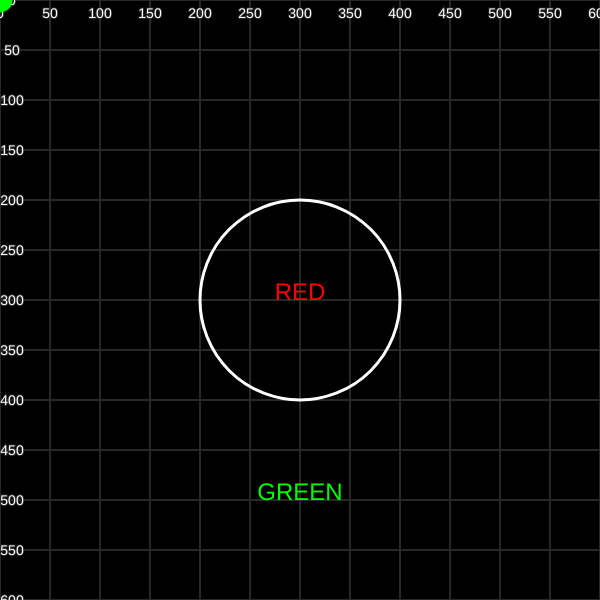
Frame 1 (no input)
Frame 60 (no input): identical to frame 1, image omitted
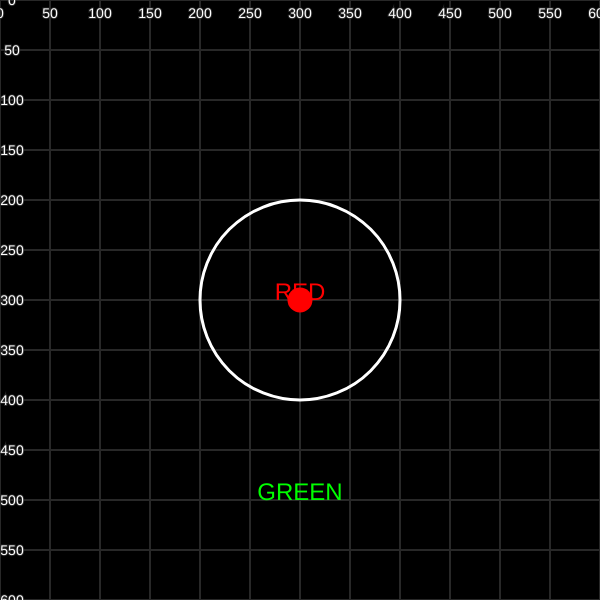
Frame 120 (the mouse pressed at the canvas centre since frame 60)

The p5.js sketch that drew these frames (run headless with seeded random() and noise() and a simulated clock; from frame 60 on, the mouse is pressed at the canvas centre):

// p5.js sketch
// ── sketch.js
// MOUSE LOCATION EXERCISES

function setup() {
    createCanvas(600, 600);
    noCursor();
    textAlign(CENTER);
}

function draw() {
    // Draw Grid and Level (Uncomment current level)
    background(0);
    drawGrid();
    // drawLevel1(); // Use Binary
    // drawLevel2(); // Use Chained
    // drawLevel3(); // Use Binary
    // drawLevel4(); // Use Binary
    // drawLevel5(); // Use Chained
    // drawLevel6(); // Use Binary
    // drawLevel7(); // Use Chained
    // drawLevel8(); // Use Binary
    // drawLevel9(); // Use Chained
    // drawLevel10(); // Use Binary
    // drawLevel11(); // Use Binary
    // drawLevel12(); // Use Chained
    drawLevel13(); // Use Binary (hint: dist() function is useful)

    // IF STATEMENTS TO CONTROL FILL COLOR...

    // Level 1
    /* if(mouseX < 300){
        fill(255, 0, 0);
    }  else  {
        fill(0, 255, 0);
    }
	*/

    // Level 2
    /* if(mouseX < 200)    {
        fill(255, 0, 0,);
    }  else if(mouseX < 400)   {
        fill(0, 255, 0);
    }  else   {
        fill(0, 0, 255);
    }
    */

    // Level 3
    /* if(mouseX < 200 || mouseX > 400) {
        fill(255, 0, 0);
    }  else  {
        fill(0, 255, 0);
    }
    */

    // Level 4
    /* if(mouseY < 300) {
        fill(255, 0, 0);
    }   else    {
        fill(0, 255, 0);
    }
    */

    // Level 5
    /* if(mouseY < 200)    {
         fill(255, 0, 0,);
     }  else if(mouseY < 400)   {
         fill(0, 255, 0);
     }  else   {
         fill(0, 0, 255);
     }
     */

    // Level 6
    /* if(mouseY < 200 || mouseY > 400) {
         fill(255, 0, 0);
     }  else  {
         fill(0, 255, 0);
     }
     */

    // Level 7
    /* if(mouseX < 150)     {
         fill(255, 0, 0,);
     }   else if(mouseX < 300)   {
         fill(0, 255, 0);
     }   else if(mouseX < 450)   {
         fill(0, 0, 255);
     }   else if(mouseX < 600)   {
         fill(255, 255, 0);
     }
     */

    // Level 8
    /* if(mouseX < 300 && mouseY < 300)     {
         fill(255, 0, 0,);
     }   else    {
         fill(0, 255, 0);
     }
     */

    // Level 9
    /* if(mouseX < 300 && mouseY < 300)    {
         fill(255, 0, 0);
     }  else if(mouseX > 300 && mouseY < 300)   {
         fill(0, 255, 0);
     }  else if(mouseX < 300 && mouseY > 300)   {
         fill(0, 0, 255);
     }  else    {
         fill(255, 255, 0);
     }
     */

    // Level 10
    /* if(mouseX < 300 && mouseY < 300 || mouseX > 300 && mouseY > 300)    {
         fill(255, 0, 0);
     }   else if(mouseX > 300 && mouseY < 300 || mouseX < 300 && mouseY > 300)   {
         fill(0, 255, 0);
     }
     */

    // Level 11
    /* if(mouseX < 400 && mouseY > 200 && mouseX > 200 && mouseY < 400)    {
         fill(255, 0, 0);
     }   else    {
         fill(0, 255, 0);
     }
     */

    // Level 12
    /* if(mouseX < 250 && mouseY > 200 && mouseX > 100 && mouseY < 350)    {
         fill(255, 0, 0);
     }   else  if(mouseX < 500 && mouseY > 200 && mouseX > 350 && mouseY < 350)    {
         fill(0, 255, 0);
     }   else    {
         fill(0, 0, 255);
     }
     */

    // Level 13
    var x = 300
    var y = 300

    if (dist(mouseX, mouseY, x, y) < 100) {
        fill(255, 0, 0);
    } else {
        fill(0, 255, 0);
    }


    // Draw Ellipse
    noStroke();
    ellipse(mouseX, mouseY, 25);
}

// ── levels.js
function drawLevel13() {
	// Circle

	// Draw Circle
	stroke(255);
	strokeWeight(3);
	noFill();
	ellipse(width / 2, height / 2, 200);

	// Draw Text
	noStroke();
	textSize(24);

	fill(255, 0, 0);
	text("RED", width / 2, height / 2);

	fill(0, 255, 0);
	text("GREEN", 300, 500);
	fill(255);
}

function drawLevel12() {
	// Two Boxes

	// Draw Lines
	stroke(255);
	strokeWeight(3);
	noFill();
	rect(100, 200, 150, 150);
	rect(350, 200, 150, 150);

	// Draw Text
	noStroke();
	textSize(24);

	fill(255, 0, 0);
	text("RED", 175, 275);

	fill(0, 255, 0);
	text("GREEN", 425, 275);

	fill(0, 0, 255);
	text("BLUE", 300, 450);
	fill(255);
}

function drawLevel11() {
	// Box

	// Draw Lines
	stroke(255);
	strokeWeight(3);
	noFill();
	rect(200, 200, 200, 200);

	// Draw Text
	noStroke();
	textSize(24);

	fill(255, 0, 0);
	text("RED", width / 2, height / 2);

	fill(0, 255, 0);
	text("GREEN", 450, 150);
	fill(255);
}

function drawLevel10() {
	// Binary Quadrants

	// Draw Lines
	stroke(255);
	strokeWeight(3);
	fill(255);
	line(300, 0, 300, height);
	line(0, 300, width, 300);

	// Draw Text
	noStroke();
	textSize(24);

	fill(255, 0, 0);
	text("RED", 150, 150);

	fill(0, 255, 0);
	text("GREEN", 450, 150);

	fill(0, 255, 0);
	text("GREEN", 150, 450);

	fill(255, 0, 0);
	text("RED", 450, 450);
	fill(255);
}

function drawLevel9() {
	// Quadrants

	// Draw Lines
	stroke(255);
	strokeWeight(3);
	fill(255);
	line(300, 0, 300, height);
	line(0, 300, width, 300);

	// Draw Text
	noStroke();
	textSize(24);

	fill(255, 0, 0);
	text("RED", 150, 150);

	fill(0, 255, 0);
	text("GREEN", 450, 150);

	fill(0, 0, 255);
	text("BLUE", 150, 450);

	fill(255, 255, 0);
	text("YELLOW", 450, 450);
	fill(255);
}

function drawLevel8() {
	// Topleft Quadrant

	// Draw Lines
	stroke(255);
	strokeWeight(3);
	fill(255);
	line(300, 0, 300, height / 2);
	line(0, 300, width / 2, 300);

	// Draw Text
	noStroke();
	textSize(24);

	fill(255, 0, 0);
	text("RED", 150, 150);

	fill(0, 255, 0);
	text("GREEN", 450, 450);
	fill(255);
}

function drawLevel7() {
	// Chained - Left / Midleft / Midright / Right

	// Draw Lines
	stroke(255);
	strokeWeight(3);
	fill(255);
	line(150, 0, 150, height);
	line(300, 0, 300, height);
	line(450, 0, 450, height);

	// Draw Text
	noStroke();
	textSize(24);

	fill(255, 0, 0);
	text("RED", 75, 300);

	fill(0, 255, 0);
	text("GREEN", 225, 300);

	fill(0, 0, 255);
	text("BLUE", 375, 300);

	fill(255, 255, 0);
	text("YELLOW", 525, 300);
	fill(255);
}

function drawLevel6() {
	// Binary - Logical - and / or

	// Draw Lines
	stroke(255);
	strokeWeight(3);
	fill(255);
	line(0, 200, width, 200);
	line(0, 400, width, 400);

	// Draw Text
	noStroke();
	textSize(24);

	fill(255, 0, 0);
	text("RED", 300, 100);

	fill(0, 255, 0);
	text("GREEN", 300, 300);

	fill(255, 0, 0);
	text("RED", 300, 500);
	fill(255);
}

function drawLevel5() {
	// Chained - Top/Middle/Bottom

	// Draw Lines
	stroke(255);
	strokeWeight(3);
	fill(255);
	line(0, 200, width, 200);
	line(0, 400, width, 400);

	// Draw Text
	noStroke();
	textSize(24);

	fill(255, 0, 0);
	text("RED", 300, 100);

	fill(0, 255, 0);
	text("GREEN", 300, 300);

	fill(0, 0, 255);
	text("BLUE", 300, 500);
	fill(255);
}

function drawLevel4() {
	// Binary - Top/Bottom

	// Draw Lines
	stroke(255);
	strokeWeight(3);
	fill(255);
	line(0, 300, width, 300);

	// Draw Text
	noStroke();
	textSize(24);

	fill(255, 0, 0);
	text("RED", 300, 150);

	fill(0, 255, 0);
	text("GREEN", 300, 450);
	fill(255);
}

function drawLevel3() {
	// Binary - Logical - Solve with both and / or

	// Draw Lines
	stroke(255);
	strokeWeight(3);
	fill(255);
	line(200, 0, 200, height);
	line(400, 0, 400, height);

	// Draw Text
	noStroke();
	textSize(24);

	fill(255, 0, 0);
	text("RED", 100, 300);

	fill(0, 255, 0);
	text("GREEN", 300, 300);

	fill(255, 0, 0);
	text("RED", 500, 300);
	fill(255);
}

function drawLevel2() {
	// Chained - Left / Middle / Right

	// Draw Lines
	stroke(255);
	strokeWeight(3);
	fill(255);
	line(200, 0, 200, height);
	line(400, 0, 400, height);

	// Draw Text
	noStroke();
	textSize(24);

	fill(255, 0, 0);
	text("RED", 100, 300);

	fill(0, 255, 0);
	text("GREEN", 300, 300);

	fill(0, 0, 255);
	text("BLUE", 500, 300);
	fill(255);
}

function drawLevel1() {
	// Binary - Left/Right

	// Draw Lines
	stroke(255);
	strokeWeight(3);
	fill(255);
	line(300, 0, 300, height);

	// Draw Text
	noStroke();
	textSize(24);

	fill(255, 0, 0);
	text("RED", 150, 300);

	fill(0, 255, 0);
	text("GREEN", 450, 300);
	fill(255);
}

function drawGrid() {
	textSize(14);
	stroke(40);
	strokeWeight(2);
	fill(255);
	for(var x = 0; x <= width; x += 50) {
		line(x, 0, x, height);
		text(x, x, 18);
	}

	for(var y = 0; y <= height; y += 50) {
		line(0, y, width, y);
		text(y, 12, y + 5);
	}

}
